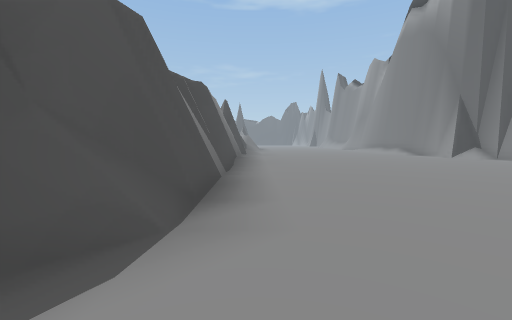
View 1 (above)

18 first-person views from a walk through a 3-D level made in the Unity game engine. The camera is 1.3 m above the floor, tilts 4° down and sees 90° across. The floor is counted in squares, 2 m on a side. Each view is taken from the middle of a square. On the plan, view 1 faces up. The plan holds only what a view shows up to about 9 squares ahead; the rest is blank. The place goes on beyond the plan. The player is left out.

View 2
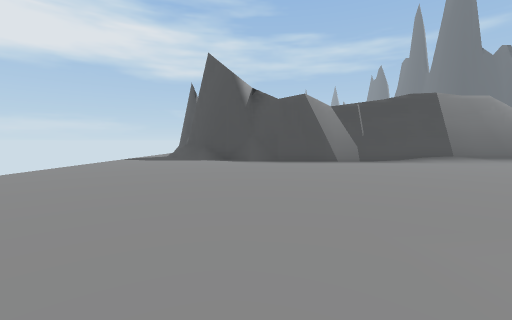

View 3
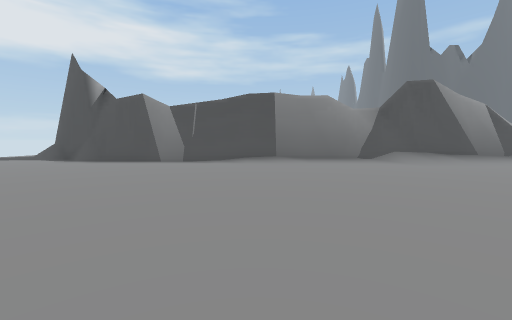

View 4
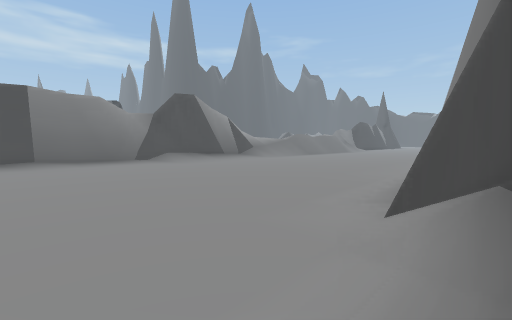

View 5
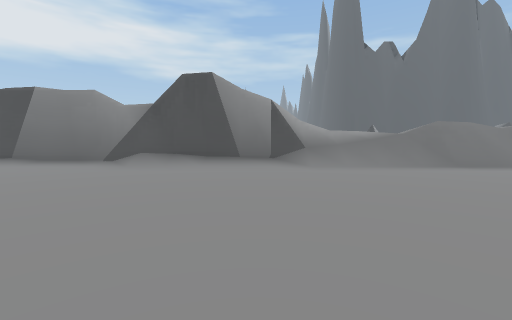

View 6
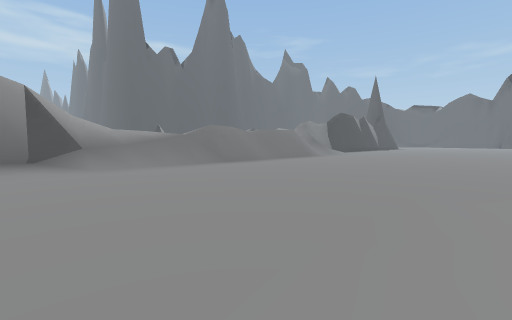

View 7
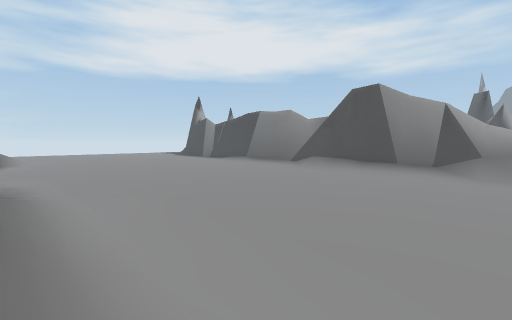

View 8
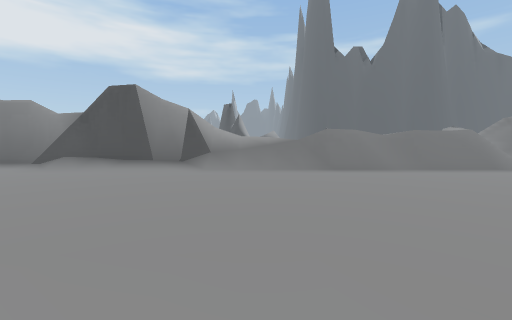

View 9
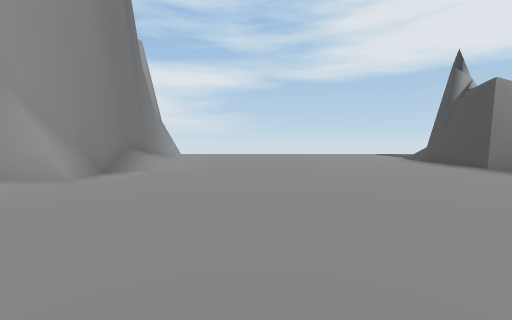

View 10
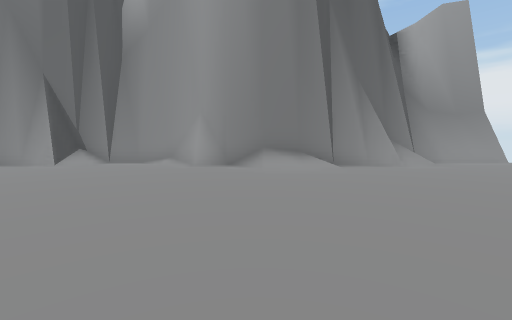

View 11
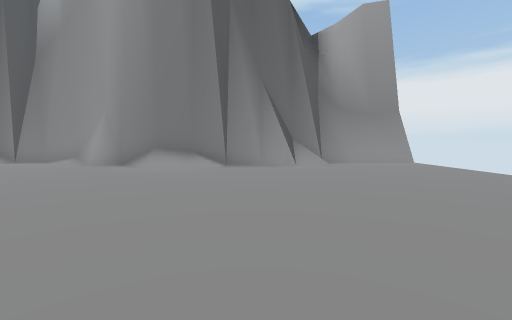

View 12
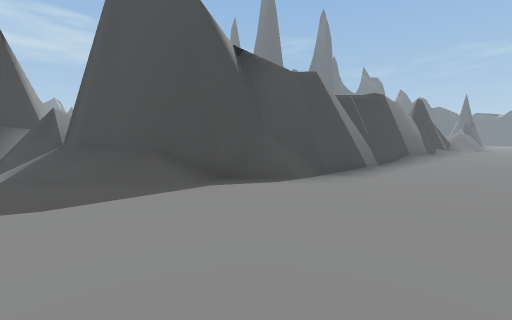

View 13
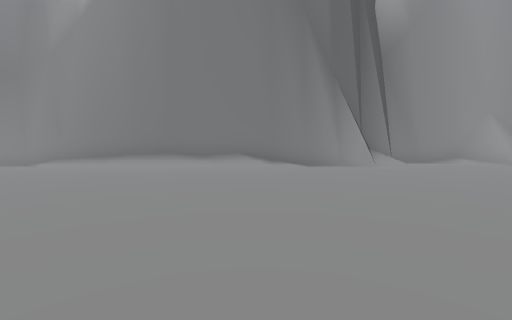

View 14
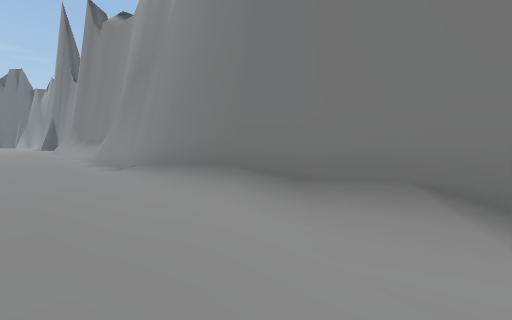

View 15
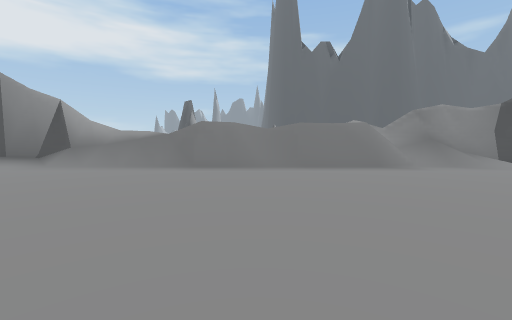

View 16
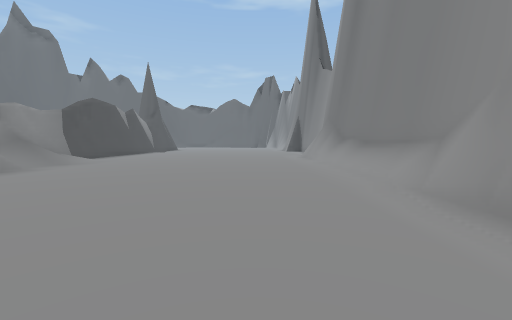

View 17
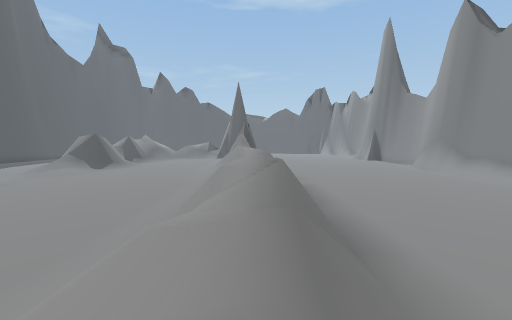

View 18
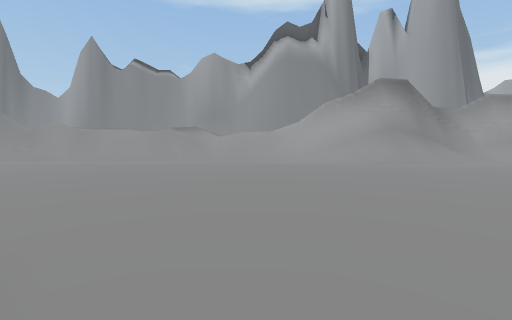

### Floor plan
Key: @ floor where view 1 was taken; # wall or solid block; . floor; / step, stairs or slope; = window, fence, low wall or low ledge; v drop or lower ground.
Columns run from 11 left of view 1 to 10 right of it. Each row starts with its distance up from view 1.
 30           #/.......//#
 29           #/.......//#
 28          ##/......../#
 27   .......=//......../#
 26   .......#/#......../#
 25    ......#/v......./##
 24     .....=/v........#
 23     .....#/v......./
 22    ......=/v......./
 21   .......//#......./
 20  ........///......./
 19 .........///......./#
 18  ......./#//......./#
 17   ....../##/......./#
 16    ...../##/......./#
 15     ..../##/......./#
 14      .../##/......./#
 13       ../##/......./#
 12        ./##/........#
 11         /##......../##
 10          ##........./#
  9           #/.........#
  8           #/......../#
  7           #......../##
  6           #......../#
  5           #......../#
  4           #......../#
  3          ##......../#
  2          #/......../#
  1         ##........./##
  0        ##/.@.......//#
 -1    #/###/.........../#
 -2    # #//............/#
 -3                      #

Where each view was taken, in squares from view 1:
view 1: 0 up, 0 right, facing up
view 2: 2 up, 8 right, facing left
view 3: 8 up, 8 right, facing left
view 4: 8 up, 9 right, facing up-left
view 5: 16 up, 7 right, facing left
view 6: 16 up, 7 right, facing up-left
view 7: 18 up, 8 right, facing down-left
view 8: 19 up, 8 right, facing left
view 9: 11 up, 5 right, facing down
view 10: 5 up, 1 right, facing right
view 11: 2 up, 1 right, facing right
view 12: 2 down, 2 right, facing up-left
view 13: 14 up, 1 right, facing right
view 14: 14 up, 6 right, facing up-right
view 15: 23 up, 7 right, facing left
view 16: 21 up, 6 right, facing up
view 17: 18 up, 1 left, facing up
view 18: 19 up, 11 left, facing right
